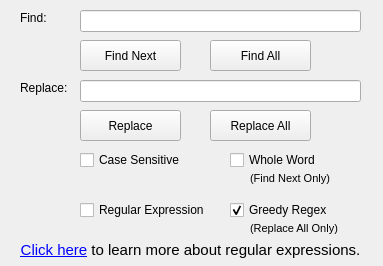
<?xml version="1.0" encoding="UTF-8"?>
<ui version="4.0">
 <class>FindReplaceDialog</class>
 <widget class="QWidget" name="FindReplaceDialog">
  <property name="geometry">
   <rect>
    <x>0</x>
    <y>0</y>
    <width>383</width>
    <height>266</height>
   </rect>
  </property>
  <property name="windowTitle">
   <string>Find and Replace</string>
  </property>
  <widget class="QLineEdit" name="findText">
   <property name="geometry">
    <rect>
     <x>80</x>
     <y>10</y>
     <width>281</width>
     <height>22</height>
    </rect>
   </property>
  </widget>
  <widget class="QLabel" name="findLabel">
   <property name="geometry">
    <rect>
     <x>20</x>
     <y>10</y>
     <width>62</width>
     <height>16</height>
    </rect>
   </property>
   <property name="text">
    <string>Find:</string>
   </property>
  </widget>
  <widget class="QLabel" name="replaceLabel">
   <property name="geometry">
    <rect>
     <x>20</x>
     <y>80</y>
     <width>62</width>
     <height>16</height>
    </rect>
   </property>
   <property name="text">
    <string>Replace:</string>
   </property>
  </widget>
  <widget class="QLineEdit" name="replaceText">
   <property name="geometry">
    <rect>
     <x>80</x>
     <y>80</y>
     <width>281</width>
     <height>22</height>
    </rect>
   </property>
  </widget>
  <widget class="QPushButton" name="findButton">
   <property name="geometry">
    <rect>
     <x>210</x>
     <y>40</y>
     <width>101</width>
     <height>31</height>
    </rect>
   </property>
   <property name="text">
    <string>Find All</string>
   </property>
  </widget>
  <widget class="QCheckBox" name="caseSensitive">
   <property name="geometry">
    <rect>
     <x>80</x>
     <y>150</y>
     <width>111</width>
     <height>20</height>
    </rect>
   </property>
   <property name="text">
    <string>Case Sensitive</string>
   </property>
  </widget>
  <widget class="QPushButton" name="replaceButton">
   <property name="geometry">
    <rect>
     <x>80</x>
     <y>110</y>
     <width>101</width>
     <height>31</height>
    </rect>
   </property>
   <property name="text">
    <string>Replace</string>
   </property>
  </widget>
  <widget class="QPushButton" name="replaceAll">
   <property name="geometry">
    <rect>
     <x>210</x>
     <y>110</y>
     <width>101</width>
     <height>31</height>
    </rect>
   </property>
   <property name="text">
    <string>Replace All</string>
   </property>
  </widget>
  <widget class="QPushButton" name="findNext">
   <property name="geometry">
    <rect>
     <x>80</x>
     <y>40</y>
     <width>101</width>
     <height>31</height>
    </rect>
   </property>
   <property name="text">
    <string>Find Next</string>
   </property>
  </widget>
  <widget class="QCheckBox" name="regexBox">
   <property name="geometry">
    <rect>
     <x>80</x>
     <y>200</y>
     <width>151</width>
     <height>20</height>
    </rect>
   </property>
   <property name="text">
    <string>Regular Expression</string>
   </property>
  </widget>
  <widget class="QCheckBox" name="wholeWord">
   <property name="geometry">
    <rect>
     <x>230</x>
     <y>150</y>
     <width>101</width>
     <height>20</height>
    </rect>
   </property>
   <property name="text">
    <string>Whole Word</string>
   </property>
  </widget>
  <widget class="QCheckBox" name="greedyRegex">
   <property name="geometry">
    <rect>
     <x>230</x>
     <y>200</y>
     <width>121</width>
     <height>20</height>
    </rect>
   </property>
   <property name="text">
    <string>Greedy Regex</string>
   </property>
   <property name="checked">
    <bool>true</bool>
   </property>
  </widget>
  <widget class="QLabel" name="label">
   <property name="geometry">
    <rect>
     <x>250</x>
     <y>220</y>
     <width>91</width>
     <height>16</height>
    </rect>
   </property>
   <property name="font">
    <font>
     <pointsize>8</pointsize>
    </font>
   </property>
   <property name="text">
    <string>(Replace All Only)</string>
   </property>
  </widget>
  <widget class="QLabel" name="label_2">
   <property name="geometry">
    <rect>
     <x>250</x>
     <y>170</y>
     <width>91</width>
     <height>16</height>
    </rect>
   </property>
   <property name="font">
    <font>
     <pointsize>8</pointsize>
    </font>
   </property>
   <property name="text">
    <string>(Find Next Only)</string>
   </property>
  </widget>
  <widget class="QLabel" name="label_3">
   <property name="geometry">
    <rect>
     <x>10</x>
     <y>240</y>
     <width>361</width>
     <height>21</height>
    </rect>
   </property>
   <property name="font">
    <font>
     <pointsize>8</pointsize>
    </font>
   </property>
   <property name="text">
    <string>&lt;!DOCTYPE HTML PUBLIC &quot;-//W3C//DTD HTML 4.0//EN&quot; &quot;http://www.w3.org/TR/REC-html40/strict.dtd&quot;&gt;
&lt;html&gt;&lt;head&gt;&lt;meta name=&quot;qrichtext&quot; content=&quot;1&quot; /&gt;&lt;style type=&quot;text/css&quot;&gt;
p, li { white-space: pre-wrap; }
&lt;/style&gt;&lt;/head&gt;&lt;body style=&quot; font-family:'Lucida Grande'; font-size:11pt; font-weight:400; font-style:normal;&quot;&gt;
&lt;p style=&quot; margin-top:0px; margin-bottom:0px; margin-left:0px; margin-right:0px; -qt-block-indent:0; text-indent:0px;&quot;&gt;&lt;a href=&quot;http://regular-expressions.info&quot;&gt;&lt;span style=&quot; text-decoration: underline; color:#0000ff;&quot;&gt;Click here&lt;/span&gt;&lt;/a&gt; to learn more about regular expressions.&lt;/p&gt;&lt;/body&gt;&lt;/html&gt;</string>
   </property>
   <property name="alignment">
    <set>Qt::AlignCenter</set>
   </property>
   <property name="wordWrap">
    <bool>true</bool>
   </property>
   <property name="openExternalLinks">
    <bool>true</bool>
   </property>
  </widget>
 </widget>
 <resources/>
 <connections/>
</ui>
